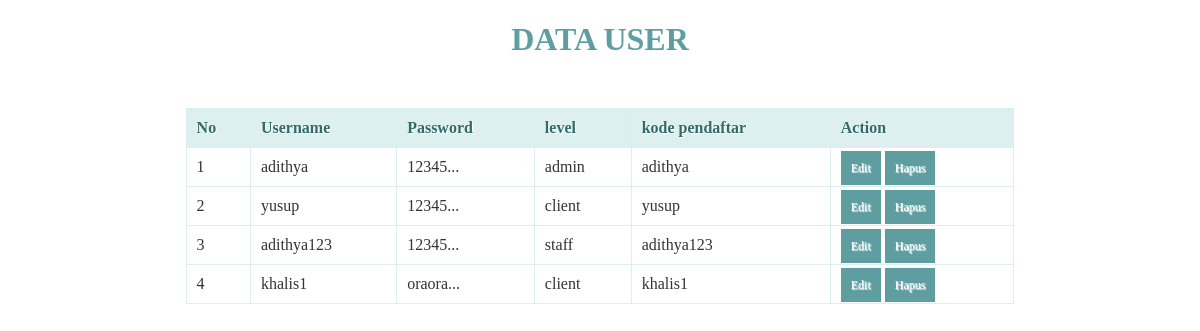
The page /users/admin/kelola_user.php (signed in) on the database its author committed.
### tables this page shows
CREATE TABLE `users` (
  `id` int(5) NOT NULL,
  `username` varchar(255) NOT NULL,
  `password` varchar(255) NOT NULL,
  `level` enum('admin','staff','client') NOT NULL,
  `kode_pendaftar` varchar(255) NOT NULL
);

### users/admin/kelola_user.php (the view, shortened to what this page needs)
<?php
  include('../../controllers/koneksi.php');
  if(@$_SESSION['admin']){
?>
<!DOCTYPE html>
<html>
  <head>
  </head>
  <body>
    <center><h1>Data user</h1><center>
    <br/>
    <table>
      <thead>
        <tr>
          <th>No</th>
          <th>Username</th>
          <th>Password</th>
          <th>level</th>
          <th>kode pendaftar</th>
          <th>Action</th>
        </tr>
    </thead>
    <tbody>
      <?php
      $query = "SELECT * FROM users ORDER BY id ASC";
      $result = mysqli_query($koneksi, $query);
      $no = 1;
      while($row = mysqli_fetch_assoc($result))
      {
      ?>
       <tr>
          <td><?php echo $no; ?></td>
          <td><?php echo $row['username']; ?></td>
          <td><?php echo $row['password']; ?>...</td>
          <td><?php echo $row['level']; ?></td>
          <td><?php echo $row['kode_pendaftar']; ?></td>
          <td>
              <a href="edit_user.php?id=<?php echo $row['id']; ?>">Edit</a>
              <a href="proses_hapus_user.php?id=<?php echo $row['id']; ?>" onclick="return confirm('Anda yakin akan menghapus data ini?')">Hapus</a>
          </td>
      </tr>
      <?php
        $no++;
      }
      ?>
    </tbody>
    </table>
  </body>
</html>
<?php
}
else
{
	header('location:../../index.php');
}
?>

### users/admin/kelola_user.php (style rules this page uses)
* { font-family: "Trebuchet MS"; }
h1 { text-transform: uppercase; color: #5f9ea0; }
table { border: solid 1px #DDEEEE; border-collapse: collapse; border-spacing: 0; width: 70%; margin: 10px auto 10px auto; }
table thead th { background-color: #DDEFEF; border: solid 1px #DDEEEE; color: #336B6B; padding: 10px; text-align: left; text-shadow: 1px 1px 1px #fff; text-decoration: none; }
table tbody td { border: solid 1px #DDEEEE; color: #333; padding: 10px; text-shadow: 1px 1px 1px #fff; }
a { background-color: #5f9ea0; color: #fff; padding: 10px; text-decoration: none; font-size: 12px; }

### rows shown on the page
users: username "adithya", password "12345", level "admin", kode_pendaftar "adithya"
users: username "yusup", password "12345", level "client", kode_pendaftar "yusup"
users: username "adithya123", password "12345", level "staff", kode_pendaftar "adithya123"
users: username "khalis1", password "oraora", level "client", kode_pendaftar "khalis1"
